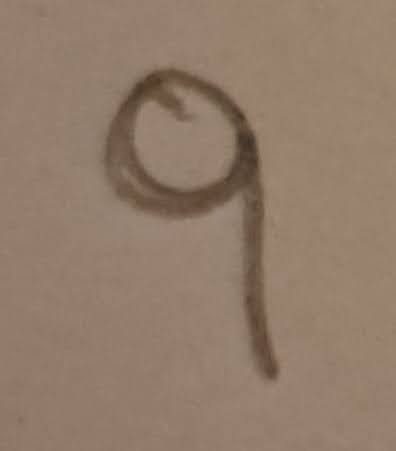
#> input picture classification/digits/unnamed.jpg, 396 x 451 px, found by its file name
$ python digits.py
#> lines starting #> are read from the running program, lines starting #| are printed output that depends on the picture
#  Goal: Use a Support Vector Machine (SVM) to classify handwritten digits using image data

from sklearn.datasets import load_digits
from sklearn.svm import SVC
from sklearn.model_selection import train_test_split
from sklearn.metrics import accuracy_score, classification_report, confusion_matrix
import matplotlib.pyplot as plt
import seaborn as sns
import pandas as pd

import numpy as np
from PIL import Image

# cargamos en data set
digits = load_digits()

# mostramos el shape de las imagenes (son 1797 muestras de digitos escritos a mano de 8x8 pixels daca una)
print("data.image.shape:", digits.images.shape)

# monsramos algunos digitos
plt.figure(figsize=(14,3))
for i in range(16):
    plt.subplot(1,16,i+1)
    plt.imshow(digits.images[i], cmap="gray")
    plt.title(f"label: {digits.target[i]}")
    plt.axis("off")

plt.suptitle("muestras de digitos escritos a mano")
plt.show()
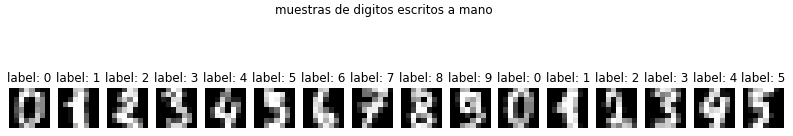
#> figure drawn by matplotlib, 16 panels

# "aplanamos" las imagenes (8x8 -> 64 features)
x = digits.data # cada imagen se convierte en un vector de longitud 64
y = digits.target # labels de 0-9

x_train, x_test, y_train, y_test = train_test_split(x, y, test_size=0.2, random_state=404)

#creamos la Support Vector Classifier
model = SVC(kernel='rbf', gamma=0.001, C=10)

# entrenamos el modelo con los datos de entrenaminto (x_train)
model.fit(x_train, y_train)

# evaluamos el modelo
y_pred = model.predict(x_test)

print("Accuracy:", accuracy_score(y_test, y_pred))

print("Classification report:", classification_report(y_test, y_pred))

plt.figure(figsize=(10,8))
sns.heatmap(confusion_matrix(y_test, y_pred), annot=True, fmt="d", cmap="Blues")
plt.title("Matrix de confusion")
plt.xlabel("predicción")
plt.ylabel("realdiad")
plt.show()
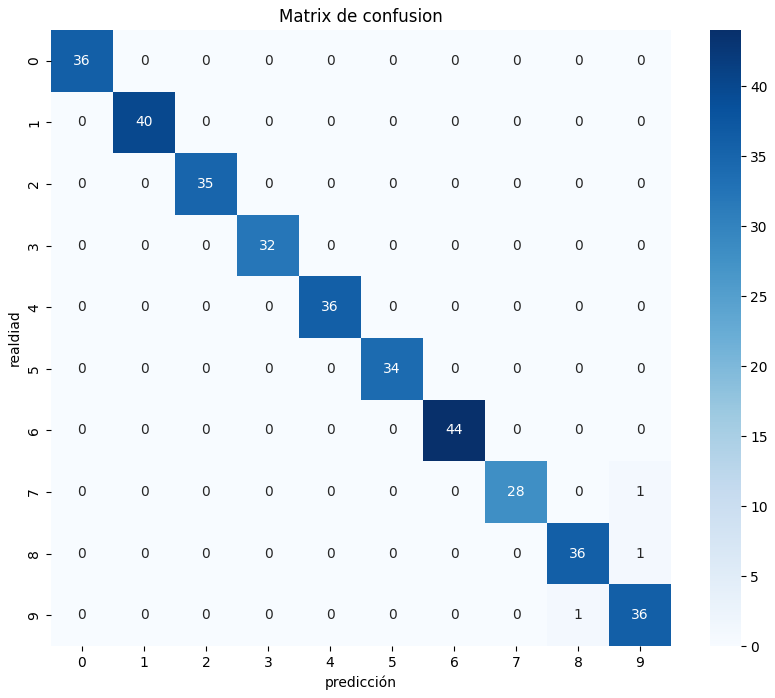
#> figure drawn by matplotlib, 2 panels

# Show predictions on test images
plt.figure(figsize=(10, 4))
for i in range(5):
    plt.subplot(1, 5, i+1)
    plt.imshow(x_test[i].reshape(8, 8), cmap='gray')
    plt.title(f"Pred: {y_pred[i]}")
    plt.axis('off')
plt.suptitle("SVM Predictions on Test Images")
plt.show()
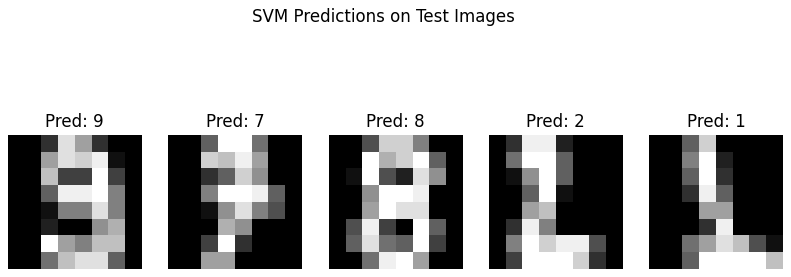
#> figure drawn by matplotlib, 5 panels

def predecir_digito_propio(ruta_imagen):
    """
    Predice un dígito escrito a mano desde una imagen
    Args:
        ruta_imagen: path a la imagen (PNG, JPG, etc.)
    Returns:
        dígito predicho (0-9)
    """
#> called with ruta_imagen = './classification/digits/unnamed.jpg'
    # Cargar imagen
    img = Image.open(ruta_imagen).convert('L')  # Convertir a escala de grises
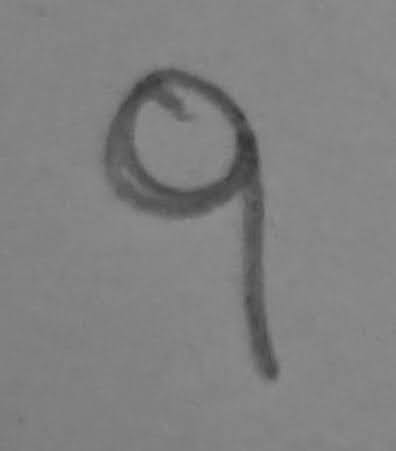
#> img: PIL image 396x451 L; min 50, max 142, mean 128.6

    # Redimensionar a 8x8 píxeles
    img = img.resize((8, 8), Image.Resampling.LANCZOS)

    # Convertir a array numpy
    img_array = np.array(img)

    # Invertir colores si es necesario (el dataset usa fondo negro, dígito blanco)
    # Si tu imagen tiene fondo blanco, descomenta la siguiente línea:
    # img_array = 255 - img_array

    # Normalizar valores (0-16 como en el dataset original)
    img_array = (img_array / 255.0) * 16.0

    # Aplanar a vector de 64 elementos
    img_flat = img_array.flatten().reshape(1, -1)

    # Predecir
    prediccion = model.predict(img_flat)[0]
#> prediccion = 9

    # Mostrar la imagen procesada y predicción
    plt.figure(figsize=(4, 4))
    plt.imshow(img_array, cmap='gray')
    plt.title(f"Predicción: {prediccion}")
    plt.axis('off')
    plt.show()
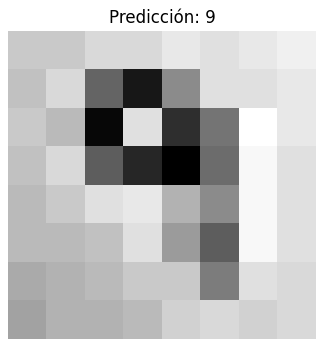
#> figure drawn by matplotlib, 1 panel

    return prediccion

# Ejemplo de uso:
resultado = predecir_digito_propio("./classification/digits/unnamed.jpg")
#> resultado = 9
print(f"El modelo predice: {resultado}")
#| El modelo predice: 9
